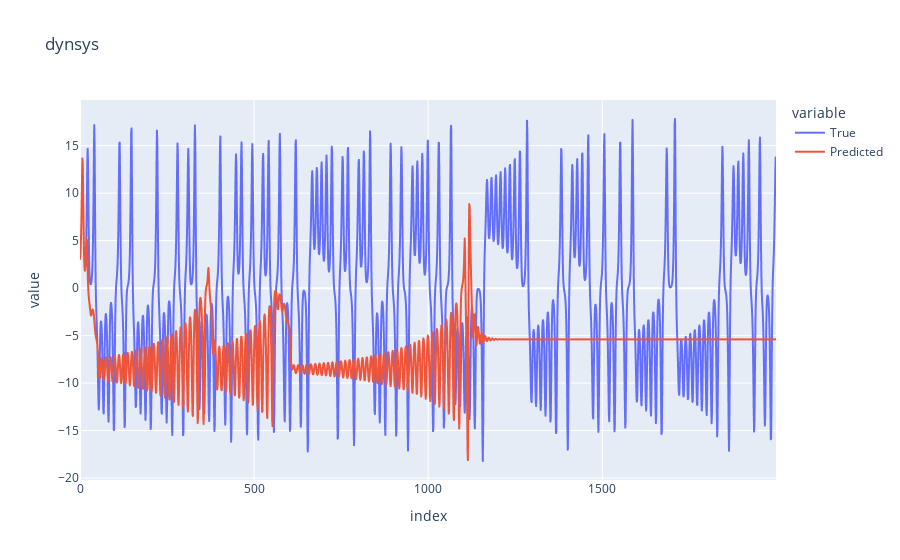

Notebook code cell kept with this figure:
### Code cell
# Plotting:
i = 0
title = "dynsys"
data = {"True": dynsys_true[:, i], "Predicted": dynsys_pred[:, i]}
fig = plotting.plot_multiple_1d_time_series(data, title=title)
fig.show()

### Figure 1 — Plotly figure (JSON) as saved in the notebook; plotly's stock layout.template omitted (floating-point values rounded to 4 significant figures; data arrays with more than 128 entries replaced by an {"elided": "..."} marker saying what was removed)
{"data": [{"hovertemplate": "variable=True<br>index=%{x}<br>value=%{y}<extra></extra>", "legendgroup": "True", "line": {"color": "#636efa", "dash": "solid"}, "marker": {"symbol": "circle"}, "mode": "lines", "name": "True", "showlegend": true, "type": "scattergl", "x": {"elided": "2000 int values"}, "xaxis": "x", "y": {"elided": "2000 float values"}, "yaxis": "y"}, {"hovertemplate": "variable=Predicted<br>index=%{x}<br>value=%{y}<extra></extra>", "legendgroup": "Predicted", "line": {"color": "#EF553B", "dash": "solid"}, "marker": {"symbol": "circle"}, "mode": "lines", "name": "Predicted", "showlegend": true, "type": "scattergl", "x": {"elided": "2000 int values"}, "xaxis": "x", "y": {"elided": "2000 float values"}, "yaxis": "y"}], "layout": {"legend": {"title": {"text": "variable"}, "tracegroupgap": 0}, "title": {"text": "dynsys"}, "xaxis": {"anchor": "y", "domain": [0.0, 1.0], "title": {"text": "index"}}, "yaxis": {"anchor": "x", "domain": [0.0, 1.0], "title": {"text": "value"}}}}
